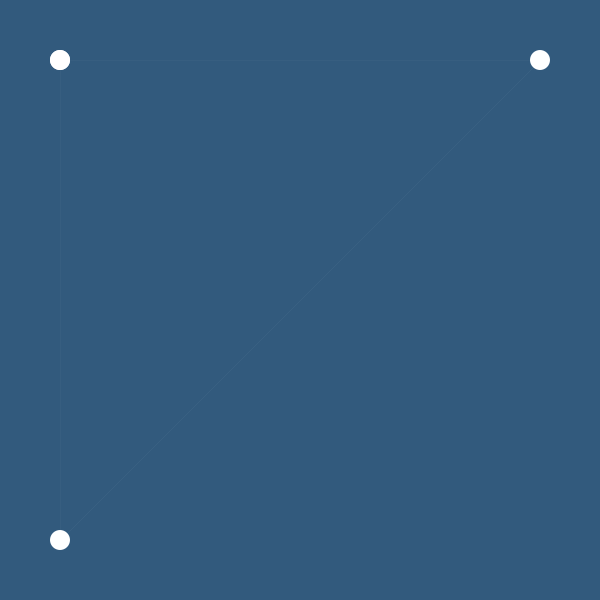
Frame 1 (no input)
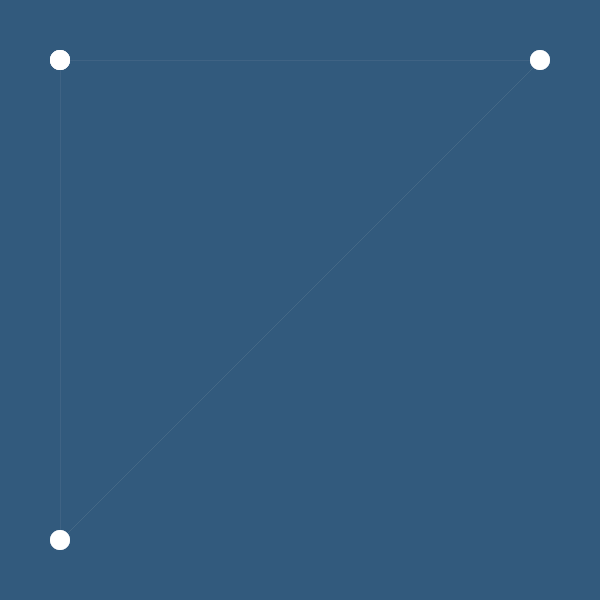
Frame 60 (the mouse pressed at the canvas centre just before this capture)
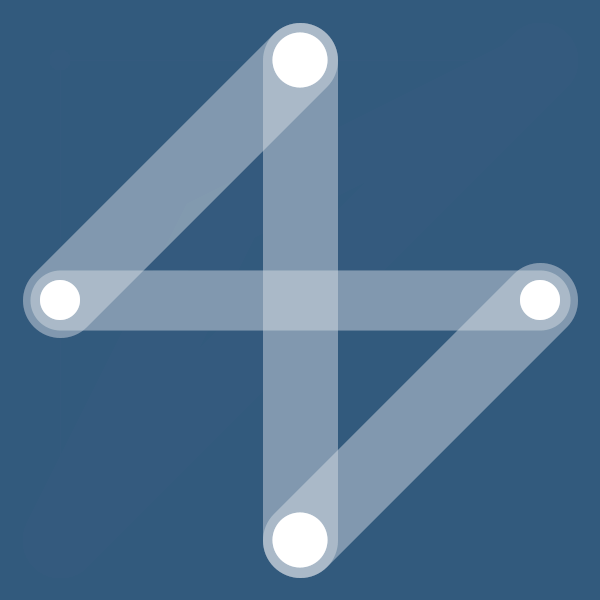
Frame 120 (the mouse held since frame 60 and released just before this capture)

The Processing sketch that drew these frames (run headless with seeded random() and noise(); from frame 60 on, the mouse is pressed at the canvas centre):

// Processing sketch: processing_141170
// ── processing_141170.pde

// SOS iDesign
// KU DYNAMIC MEDIA
// David Mrugala

float mx;
float my;
float pmx;
float pmy;

void setup() {
  size(600, 600);
  background(#325A7D);
}

// activate the fullscreen every time: sketch, present 
/*
boolean sketchFullScreen(){
  return true;
}
*/

void draw() {
  noStroke();
  fill(#325A7D,100);
  rect(0, 0, width, height);
  
  // offset from the sketch window frame
  mx = constrain(mouseX, width*0.1, width-(width*0.1));
  my = constrain(mouseY, height*0.1, height-(height*0.1));
  pmx = constrain(pmouseX, width*0.1, width-(width*0.1));
  pmy = constrain(pmouseY, height*0.1, height-(height*0.1));  
  
  stroke(255,50);  
  strokeWeight(mouseX/5);
  strokeCap(ROUND); 
  
  // Horizontal and Vertical lines
  line(width*0.1, my, width-(width*0.1), pmy);
  strokeWeight(mouseY/4); 
  line(mx, height*0.1, pmx, height-(height*0.1));
   
  // Diagonal lines 
  line(width*0.1, my, mx, height*0.1);
  line(width-(width*0.1), pmy, pmx, height-(height*0.1));

  // White Ellipse Caps
  noStroke();
  fill(255);
  float diaX = mouseX/5 - 20;
  float diaY = mouseY/4 - 20;
  ellipse(width*0.1,my, diaX, diaX);
  ellipse(mx,height*0.1, diaY, diaY);
  ellipse(width-(width*0.1),pmy, diaX, diaX);
  ellipse(pmx,height-(height*0.1), diaY, diaY);

}
